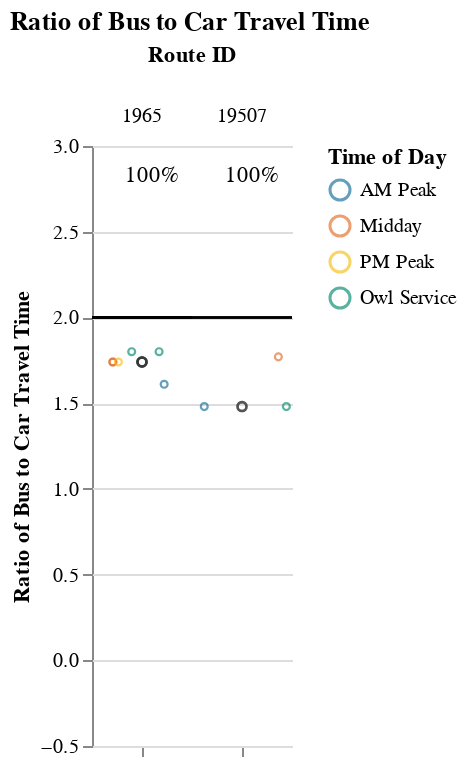
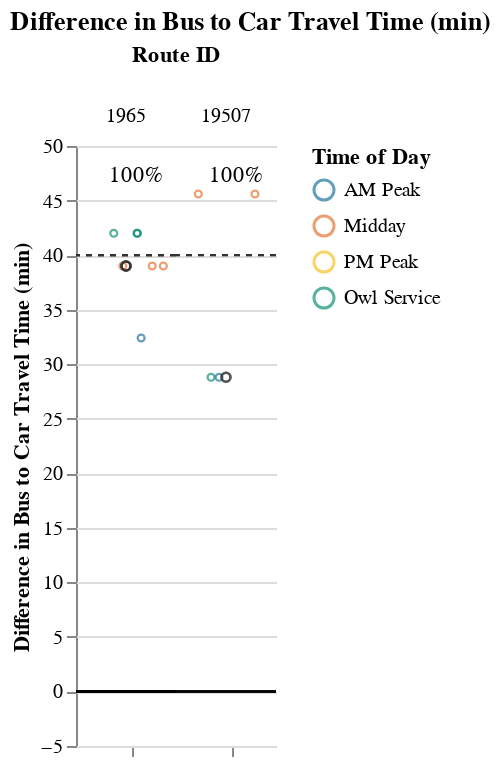

Notebook source saved alongside these figures, in order:
### Markdown cell above
### Long Routes (> 1.5 hrs)

### Code cell
route_group = "long"
try:
    display_charts_for_route_group(df, route_group)
except:
    print("No routes meet this criteria.")

### Figure 1 — Vega-Lite specification as saved in the notebook (floating-point values rounded to 4 significant figures)
{"config": {"view": {"continuousWidth": 400, "continuousHeight": 300, "stroke": null}, "facet": {"spacing": 0}}, "data": {"name": "data-cd36727f0a7995f266ad139fbaf25ad2"}, "facet": {"column": {"field": "route_id", "sort": ["1965", "19507"], "title": "Route ID", "type": "nominal"}}, "spec": {"layer": [{"mark": "rule", "encoding": {"color": {"value": "black"}, "y": {"field": "cutoff", "type": "quantitative"}}, "selection": {"selector003": {"type": "interval", "bind": "scales", "encodings": ["x", "y"]}}}, {"mark": {"type": "point", "opacity": 0.65, "size": 12, "strokeWidth": 1.1}, "encoding": {"color": {"field": "time_of_day", "scale": {"range": ["#136C97", "#E16B26", "#F6BF16", "#00896B", "#7790A3", "#5B559C"]}, "sort": ["AM Peak", "Midday", "PM Peak", "Owl Service"], "title": "Time of Day", "type": "nominal"}, "tooltip": [{"field": "route_id", "type": "nominal"}, {"field": "route_name", "type": "nominal"}, {"field": "trip_id", "type": "nominal"}, {"field": "service_hours", "type": "quantitative"}, {"field": "car_duration_hours", "type": "quantitative"}, {"field": "bus_multiplier", "type": "quantitative"}, {"field": "bus_difference", "type": "quantitative"}, {"field": "num_trips", "type": "quantitative"}, {"field": "num_competitive", "type": "quantitative"}, {"field": "pct_trips_competitive", "type": "quantitative"}, {"field": "p25", "type": "quantitative"}, {"field": "p50", "type": "quantitative"}, {"field": "p75", "type": "quantitative"}], "x": {"axis": {"grid": false, "labels": false, "ticks": true, "values": [0]}, "field": "jitter", "scale": {}, "title": null, "type": "quantitative"}, "y": {"field": "bus_multiplier", "scale": {"domain": [-0.25, 3.0]}, "title": "Ratio of Bus to Car Travel Time", "type": "quantitative"}}, "transform": [{"calculate": "sqrt(-2*log(random()))*cos(2*PI*random())", "as": "jitter"}], "width": 50}, {"layer": [{"mark": {"type": "point", "opacity": 0.6, "size": 20, "strokeWidth": 1.3}, "encoding": {"color": {"value": "#323434"}, "y": {"field": "bus_multiplier", "type": "quantitative"}}, "transform": [{"filter": "(datum.p50_trip === 1)"}]}, {"mark": {"type": "text", "align": "center", "baseline": "middle"}, "encoding": {"color": {"value": "black"}, "text": {"field": "pct_trips_competitive", "format": ".0%", "type": "quantitative"}, "tooltip": [{"field": "route_id", "type": "nominal"}, {"field": "route_name", "type": "nominal"}, {"field": "trip_id", "type": "nominal"}, {"field": "service_hours", "type": "quantitative"}, {"field": "car_duration_hours", "type": "quantitative"}, {"field": "bus_multiplier", "type": "quantitative"}, {"field": "bus_difference", "type": "quantitative"}, {"field": "num_trips", "type": "quantitative"}, {"field": "num_competitive", "type": "quantitative"}, {"field": "pct_trips_competitive", "type": "quantitative"}, {"field": "p25", "type": "quantitative"}, {"field": "p50", "type": "quantitative"}, {"field": "p75", "type": "quantitative"}], "x": {"value": 30}, "y": {"value": 15}}, "transform": [{"calculate": "sqrt(-2*log(random()))*cos(2*PI*random())", "as": "jitter"}, {"filter": "(datum.fastest_trip === 1)"}]}]}]}, "resolve": {"scale": {"y": "shared"}}, "title": "Ratio of Bus to Car Travel Time", "$schema": "https://vega.github.io/schema/vega-lite/v4.17.0.json", "datasets": {"data-cd36727f0a7995f266ad139fbaf25ad2": [{"calitp_itp_id": 101, "trip_key": 3236287114091401813, "trip_id": "t_1949433_b_33026_tn_0", "shape_id": "p_1275951", "route_id": "19507", "service_hours": 1.47, "trip_first_departure_ts": 25800, "trip_last_arrival_ts": 31080, "departure_hour": 7, "time_of_day": "AM Peak", "p25": 1.47, "p50": 1.61, "p75": 1.75, "p50_trip": 1, "fastest_trip": 1, "car_duration_hours": 0.99, "competitive_route": 1, "bus_multiplier": 1.48, "bus_difference": 28.8, "num_trips": 4, "num_competitive": 4, "pct_trips_competitive": 1.0, "bus_difference_spread": 16.8, "route_group": "long", "max_trip_hrs": 1.75, "max_trip_route_group": 1.75, "below_cutoff": 2, "pct_below_cutoff": 0.5, "name": "El Dorado County Transit Authority", "caltrans_district": "03 - Marysville", "drmt_organization_name": null, "route_name": "Sac Reverse Commuter", "cutoff2": 40, "cutoff": 2}, {"calitp_itp_id": 101, "trip_key": 8563022532481679830, "trip_id": "t_1949432_b_33026_tn_0", "shape_id": "p_1275951", "route_id": "19507", "service_hours": 1.47, "trip_first_departure_ts": 22200, "trip_last_arrival_ts": 27480, "departure_hour": 6, "time_of_day": "Owl Service", "p25": 1.47, "p50": 1.61, "p75": 1.75, "p50_trip": 1, "fastest_trip": 0, "car_duration_hours": 0.99, "competitive_route": 1, "bus_multiplier": 1.48, "bus_difference": 28.8, "num_trips": 4, "num_competitive": 4, "pct_trips_competitive": 1.0, "bus_difference_spread": 16.8, "route_group": "long", "max_trip_hrs": 1.75, "max_trip_route_group": 1.75, "below_cutoff": 2, "pct_below_cutoff": 0.5, "name": "El Dorado County Transit Authority", "caltrans_district": "03 - Marysville", "drmt_organization_name": null, "route_name": "Sac Reverse Commuter", "cutoff2": 40, "cutoff": 2}, {"calitp_itp_id": 101, "trip_key": 9110982268179110409, "trip_id": "t_1949431_b_33026_tn_0", "shape_id": "p_1276361", "route_id": "19507", "service_hours": 1.75, "trip_first_departure_ts": 55200, "trip_last_arrival_ts": 61500, "departure_hour": 15, "time_of_day": "Midday", "p25": 1.47, "p50": 1.61, "p75": 1.75, "p50_trip": 0, "fastest_trip": 0, "car_duration_hours": 0.99, "competitive_route": 1, "bus_multiplier": 1.77, "bus_difference": 45.6, "num_trips": 4, "num_competitive": 4, "pct_trips_competitive": 1.0, "bus_difference_spread": 16.8, "route_group": "long", "max_trip_hrs": 1.75, "max_trip_route_group": 1.75, "below_cutoff": 2, "pct_below_cutoff": 0.5, "name": "El Dorado County Transit Authority", "caltrans_district": "03 - Marysville", "drmt_organization_name": null, "route_name": "Sac Reverse Commuter", "cutoff2": 40, "cutoff": 2}, {"calitp_itp_id": 101, "trip_key": 3588662629553815803, "trip_id": "t_1949430_b_33026_tn_0", "shape_id": "p_1276361", "route_id": "19507", "service_hours": 1.75, "trip_first_departure_ts": 50400, "trip_last_arrival_ts": 56700, "departure_hour": 14, "time_of_day": "Midday", "p25": 1.47, "p50": 1.61, "p75": 1.75, "p50_trip": 0, "fastest_trip": 0, "car_duration_hours": 0.99, "competitive_route": 1, "bus_multiplier": 1.77, "bus_difference": 45.6, "num_trips": 4, "num_competitive": 4, "pct_trips_competitive": 1.0, "bus_difference_spread": 16.8, "route_group": "long", "max_trip_hrs": 1.75, "max_trip_route_group": 1.75, "below_cutoff": 2, "pct_below_cutoff": 0.5, "name": "El Dorado County Transit Authority", "caltrans_district": "03 - Marysville", "drmt_organization_name": null, "route_name": "Sac Reverse Commuter", "cutoff2": 40, "cutoff": 2}, {"calitp_itp_id": 101, "trip_key": -2368155360304105473, "trip_id": "t_1949424_b_33026_tn_0", "shape_id": "p_1275942", "route_id": "1965", "service_hours": 1.42, "trip_first_departure_ts": 28800, "trip_last_arrival_ts": 33900, "departure_hour": 8, "time_of_day": "AM Peak", "p25": 1.53, "p50": 1.53, "p75": 1.58, "p50_trip": 0, "fastest_trip": 1, "car_duration_hours": 0.88, "competitive_route": 1, "bus_multiplier": 1.61, "bus_difference": 32.4, "num_trips": 8, "num_competitive": 8, "pct_trips_competitive": 1.0, "bus_difference_spread": 9.6, "route_group": "long", "max_trip_hrs": 1.58, "max_trip_route_group": 1.58, "below_cutoff": 5, "pct_below_cutoff": 0.625, "name": "El Dorado County Transit Authority", "caltrans_district": "03 - Marysville", "drmt_organization_name": null, "route_name": "The Sacramento Commuter Provides 4 Trips In The Morning From Park And Ride Locations In Western El Dorado County To Downtown Sacramento And 4 Return Trips In The Afternoons Monday Through Friday, As Well As Reverse Commuter Trips Twice Daily.", "cutoff2": 40, "cutoff": 2}, {"calitp_itp_id": 101, "trip_key": 5824973024410556023, "trip_id": "t_1949427_b_33026_tn_0", "shape_id": "p_1275943", "route_id": "1965", "service_hours": 1.53, "trip_first_departure_ts": 60000, "trip_last_arrival_ts": 65520, "departure_hour": 16, "time_of_day": "Midday", "p25": 1.53, "p50": 1.53, "p75": 1.58, "p50_trip": 1, "fastest_trip": 0, "car_duration_hours": 0.88, "competitive_route": 1, "bus_multiplier": 1.74, "bus_difference": 39.0, "num_trips": 8, "num_competitive": 8, "pct_trips_competitive": 1.0, "bus_difference_spread": 9.6, "route_group": "long", "max_trip_hrs": 1.58, "max_trip_route_group": 1.58, "below_cutoff": 5, "pct_below_cutoff": 0.625, "name": "El Dorado County Transit Authority", "caltrans_district": "03 - Marysville", "drmt_organization_name": null, "route_name": "The Sacramento Commuter Provides 4 Trips In The Morning From Park And Ride Locations In Western El Dorado County To Downtown Sacramento And 4 Return Trips In The Afternoons Monday Through Friday, As Well As Reverse Commuter Trips Twice Daily.", "cutoff2": 40, "cutoff": 2}, {"calitp_itp_id": 101, "trip_key": 5267286720409207687, "trip_id": "t_1949426_b_33026_tn_0", "shape_id": "p_1275943", "route_id": "1965", "service_hours": 1.53, "trip_first_departure_ts": 57600, "trip_last_arrival_ts": 63120, "departure_hour": 16, "time_of_day": "Midday", "p25": 1.53, "p50": 1.53, "p75": 1.58, "p50_trip": 1, "fastest_trip": 0, "car_duration_hours": 0.88, "competitive_route": 1, "bus_multiplier": 1.74, "bus_difference": 39.0, "num_trips": 8, "num_competitive": 8, "pct_trips_competitive": 1.0, "bus_difference_spread": 9.6, "route_group": "long", "max_trip_hrs": 1.58, "max_trip_route_group": 1.58, "below_cutoff": 5, "pct_below_cutoff": 0.625, "name": "El Dorado County Transit Authority", "caltrans_district": "03 - Marysville", "drmt_organization_name": null, "route_name": "The Sacramento Commuter Provides 4 Trips In The Morning From Park And Ride Locations In Western El Dorado County To Downtown Sacramento And 4 Return Trips In The Afternoons Monday Through Friday, As Well As Reverse Commuter Trips Twice Daily.", "cutoff2": 40, "cutoff": 2}, {"calitp_itp_id": 101, "trip_key": 5828529982851444451, "trip_id": "t_1949425_b_33026_tn_0", "shape_id": "p_1275950", "route_id": "1965", "service_hours": 1.53, "trip_first_departure_ts": 55200, "trip_last_arrival_ts": 60720, "departure_hour": 15, "time_of_day": "Midday", "p25": 1.53, "p50": 1.53, "p75": 1.58, "p50_trip": 1, "fastest_trip": 0, "car_duration_hours": 0.88, "competitive_route": 1, "bus_multiplier": 1.74, "bus_difference": 39.0, "num_trips": 8, "num_competitive": 8, "pct_trips_competitive": 1.0, "bus_difference_spread": 9.6, "route_group": "long", "max_trip_hrs": 1.58, "max_trip_route_group": 1.58, "below_cutoff": 5, "pct_below_cutoff": 0.625, "name": "El Dorado County Transit Authority", "caltrans_district": "03 - Marysville", "drmt_organization_name": null, "route_name": "The Sacramento Commuter Provides 4 Trips In The Morning From Park And Ride Locations In Western El Dorado County To Downtown Sacramento And 4 Return Trips In The Afternoons Monday Through Friday, As Well As Reverse Commuter Trips Twice Daily.", "cutoff2": 40, "cutoff": 2}, {"calitp_itp_id": 101, "trip_key": 8531536162217740457, "trip_id": "t_1949428_b_33026_tn_0", "shape_id": "p_1275943", "route_id": "1965", "service_hours": 1.53, "trip_first_departure_ts": 63600, "trip_last_arrival_ts": 69120, "departure_hour": 17, "time_of_day": "PM Peak", "p25": 1.53, "p50": 1.53, "p75": 1.58, "p50_trip": 1, "fastest_trip": 0, "car_duration_hours": 0.88, "competitive_route": 1, "bus_multiplier": 1.74, "bus_difference": 39.0, "num_trips": 8, "num_competitive": 8, "pct_trips_competitive": 1.0, "bus_difference_spread": 9.6, "route_group": "long", "max_trip_hrs": 1.58, "max_trip_route_group": 1.58, "below_cutoff": 5, "pct_below_cutoff": 0.625, "name": "El Dorado County Transit Authority", "caltrans_district": "03 - Marysville", "drmt_organization_name": null, "route_name": "The Sacramento Commuter Provides 4 Trips In The Morning From Park And Ride Locations In Western El Dorado County To Downtown Sacramento And 4 Return Trips In The Afternoons Monday Through Friday, As Well As Reverse Commuter Trips Twice Daily.", "cutoff2": 40, "cutoff": 2}, {"calitp_itp_id": 101, "trip_key": -2961812470250703333, "trip_id": "t_1949421_b_33026_tn_0", "shape_id": "p_1275401", "route_id": "1965", "service_hours": 1.58, "trip_first_departure_ts": 18600, "trip_last_arrival_ts": 24300, "departure_hour": 5, "time_of_day": "Owl Service", "p25": 1.53, "p50": 1.53, "p75": 1.58, "p50_trip": 0, "fastest_trip": 0, "car_duration_hours": 0.88, "competitive_route": 1, "bus_multiplier": 1.8, "bus_difference": 42.0, "num_trips": 8, "num_competitive": 8, "pct_trips_competitive": 1.0, "bus_difference_spread": 9.6, "route_group": "long", "max_trip_hrs": 1.58, "max_trip_route_group": 1.58, "below_cutoff": 5, "pct_below_cutoff": 0.625, "name": "El Dorado County Transit Authority", "caltrans_district": "03 - Marysville", "drmt_organization_name": null, "route_name": "The Sacramento Commuter Provides 4 Trips In The Morning From Park And Ride Locations In Western El Dorado County To Downtown Sacramento And 4 Return Trips In The Afternoons Monday Through Friday, As Well As Reverse Commuter Trips Twice Daily.", "cutoff2": 40, "cutoff": 2}, {"calitp_itp_id": 101, "trip_key": -7032979825377476222, "trip_id": "t_1949422_b_33026_tn_0", "shape_id": "p_1275941", "route_id": "1965", "service_hours": 1.58, "trip_first_departure_ts": 20400, "trip_last_arrival_ts": 26100, "departure_hour": 5, "time_of_day": "Owl Service", "p25": 1.53, "p50": 1.53, "p75": 1.58, "p50_trip": 0, "fastest_trip": 0, "car_duration_hours": 0.88, "competitive_route": 1, "bus_multiplier": 1.8, "bus_difference": 42.0, "num_trips": 8, "num_competitive": 8, "pct_trips_competitive": 1.0, "bus_difference_spread": 9.6, "route_group": "long", "max_trip_hrs": 1.58, "max_trip_route_group": 1.58, "below_cutoff": 5, "pct_below_cutoff": 0.625, "name": "El Dorado County Transit Authority", "caltrans_district": "03 - Marysville", "drmt_organization_name": null, "route_name": "The Sacramento Commuter Provides 4 Trips In The Morning From Park And Ride Locations In Western El Dorado County To Downtown Sacramento And 4 Return Trips In The Afternoons Monday Through Friday, As Well As Reverse Commuter Trips Twice Daily.", "cutoff2": 40, "cutoff": 2}, {"calitp_itp_id": 101, "trip_key": -8698119193827787889, "trip_id": "t_1949423_b_33026_tn_0", "shape_id": "p_1275941", "route_id": "1965", "service_hours": 1.58, "trip_first_departure_ts": 22200, "trip_last_arrival_ts": 27900, "departure_hour": 6, "time_of_day": "Owl Service", "p25": 1.53, "p50": 1.53, "p75": 1.58, "p50_trip": 0, "fastest_trip": 0, "car_duration_hours": 0.88, "competitive_route": 1, "bus_multiplier": 1.8, "bus_difference": 42.0, "num_trips": 8, "num_competitive": 8, "pct_trips_competitive": 1.0, "bus_difference_spread": 9.6, "route_group": "long", "max_trip_hrs": 1.58, "max_trip_route_group": 1.58, "below_cutoff": 5, "pct_below_cutoff": 0.625, "name": "El Dorado County Transit Authority", "caltrans_district": "03 - Marysville", "drmt_organization_name": null, "route_name": "The Sacramento Commuter Provides 4 Trips In The Morning From Park And Ride Locations In Western El Dorado County To Downtown Sacramento And 4 Return Trips In The Afternoons Monday Through Friday, As Well As Reverse Commuter Trips Twice Daily.", "cutoff2": 40, "cutoff": 2}]}}

### Figure 2 — Vega-Lite specification as saved in the notebook (floating-point values rounded to 4 significant figures)
{"config": {"view": {"continuousWidth": 400, "continuousHeight": 300, "stroke": null}, "facet": {"spacing": 0}}, "data": {"name": "data-1d57dba7c89fe49ff844292c01ce8927"}, "facet": {"column": {"field": "route_id", "sort": ["1965", "19507"], "title": "Route ID", "type": "nominal"}}, "spec": {"layer": [{"mark": "rule", "encoding": {"color": {"value": "black"}, "y": {"field": "cutoff", "type": "quantitative"}}, "selection": {"selector004": {"type": "interval", "bind": "scales", "encodings": ["x", "y"]}}}, {"mark": {"type": "rule", "strokeDash": [3, 3]}, "encoding": {"color": {"value": "#323434"}, "y": {"field": "cutoff2", "type": "quantitative"}}}, {"mark": {"type": "point", "opacity": 0.65, "size": 12, "strokeWidth": 1.1}, "encoding": {"color": {"field": "time_of_day", "scale": {"range": ["#136C97", "#E16B26", "#F6BF16", "#00896B", "#7790A3", "#5B559C"]}, "sort": ["AM Peak", "Midday", "PM Peak", "Owl Service"], "title": "Time of Day", "type": "nominal"}, "tooltip": [{"field": "route_id", "type": "nominal"}, {"field": "route_name", "type": "nominal"}, {"field": "trip_id", "type": "nominal"}, {"field": "service_hours", "type": "quantitative"}, {"field": "car_duration_hours", "type": "quantitative"}, {"field": "bus_multiplier", "type": "quantitative"}, {"field": "bus_difference", "type": "quantitative"}, {"field": "num_trips", "type": "quantitative"}, {"field": "num_competitive", "type": "quantitative"}, {"field": "pct_trips_competitive", "type": "quantitative"}, {"field": "p25", "type": "quantitative"}, {"field": "p50", "type": "quantitative"}, {"field": "p75", "type": "quantitative"}], "x": {"axis": {"grid": false, "labels": false, "ticks": true, "values": [0]}, "field": "jitter", "scale": {}, "title": null, "type": "quantitative"}, "y": {"field": "bus_difference", "scale": {"domain": [-5, 45.6]}, "title": "Difference in Bus to Car Travel Time (min)", "type": "quantitative"}}, "transform": [{"calculate": "sqrt(-2*log(random()))*cos(2*PI*random())", "as": "jitter"}], "width": 50}, {"layer": [{"mark": {"type": "point", "opacity": 0.6, "size": 20, "strokeWidth": 1.3}, "encoding": {"color": {"value": "#323434"}, "y": {"field": "bus_difference", "type": "quantitative"}}, "transform": [{"filter": "(datum.p50_trip === 1)"}]}, {"mark": {"type": "text", "align": "center", "baseline": "middle"}, "encoding": {"color": {"value": "black"}, "text": {"field": "pct_trips_competitive", "format": ".0%", "type": "quantitative"}, "tooltip": [{"field": "route_id", "type": "nominal"}, {"field": "route_name", "type": "nominal"}, {"field": "trip_id", "type": "nominal"}, {"field": "service_hours", "type": "quantitative"}, {"field": "car_duration_hours", "type": "quantitative"}, {"field": "bus_multiplier", "type": "quantitative"}, {"field": "bus_difference", "type": "quantitative"}, {"field": "num_trips", "type": "quantitative"}, {"field": "num_competitive", "type": "quantitative"}, {"field": "pct_trips_competitive", "type": "quantitative"}, {"field": "p25", "type": "quantitative"}, {"field": "p50", "type": "quantitative"}, {"field": "p75", "type": "quantitative"}], "x": {"value": 30}, "y": {"value": 15}}, "transform": [{"calculate": "sqrt(-2*log(random()))*cos(2*PI*random())", "as": "jitter"}, {"filter": "(datum.fastest_trip === 1)"}]}]}]}, "resolve": {"scale": {"y": "shared"}}, "title": "Difference in Bus to Car Travel Time (min)", "$schema": "https://vega.github.io/schema/vega-lite/v4.17.0.json", "datasets": {"data-1d57dba7c89fe49ff844292c01ce8927": [{"calitp_itp_id": 101, "trip_key": 3236287114091401813, "trip_id": "t_1949433_b_33026_tn_0", "shape_id": "p_1275951", "route_id": "19507", "service_hours": 1.47, "trip_first_departure_ts": 25800, "trip_last_arrival_ts": 31080, "departure_hour": 7, "time_of_day": "AM Peak", "p25": 1.47, "p50": 1.61, "p75": 1.75, "p50_trip": 1, "fastest_trip": 1, "car_duration_hours": 0.99, "competitive_route": 1, "bus_multiplier": 1.48, "bus_difference": 28.8, "num_trips": 4, "num_competitive": 4, "pct_trips_competitive": 1.0, "bus_difference_spread": 16.8, "route_group": "long", "max_trip_hrs": 1.75, "max_trip_route_group": 1.75, "below_cutoff": 2, "pct_below_cutoff": 0.5, "name": "El Dorado County Transit Authority", "caltrans_district": "03 - Marysville", "drmt_organization_name": null, "route_name": "Sac Reverse Commuter", "cutoff2": 40, "cutoff": 0}, {"calitp_itp_id": 101, "trip_key": 8563022532481679830, "trip_id": "t_1949432_b_33026_tn_0", "shape_id": "p_1275951", "route_id": "19507", "service_hours": 1.47, "trip_first_departure_ts": 22200, "trip_last_arrival_ts": 27480, "departure_hour": 6, "time_of_day": "Owl Service", "p25": 1.47, "p50": 1.61, "p75": 1.75, "p50_trip": 1, "fastest_trip": 0, "car_duration_hours": 0.99, "competitive_route": 1, "bus_multiplier": 1.48, "bus_difference": 28.8, "num_trips": 4, "num_competitive": 4, "pct_trips_competitive": 1.0, "bus_difference_spread": 16.8, "route_group": "long", "max_trip_hrs": 1.75, "max_trip_route_group": 1.75, "below_cutoff": 2, "pct_below_cutoff": 0.5, "name": "El Dorado County Transit Authority", "caltrans_district": "03 - Marysville", "drmt_organization_name": null, "route_name": "Sac Reverse Commuter", "cutoff2": 40, "cutoff": 0}, {"calitp_itp_id": 101, "trip_key": 9110982268179110409, "trip_id": "t_1949431_b_33026_tn_0", "shape_id": "p_1276361", "route_id": "19507", "service_hours": 1.75, "trip_first_departure_ts": 55200, "trip_last_arrival_ts": 61500, "departure_hour": 15, "time_of_day": "Midday", "p25": 1.47, "p50": 1.61, "p75": 1.75, "p50_trip": 0, "fastest_trip": 0, "car_duration_hours": 0.99, "competitive_route": 1, "bus_multiplier": 1.77, "bus_difference": 45.6, "num_trips": 4, "num_competitive": 4, "pct_trips_competitive": 1.0, "bus_difference_spread": 16.8, "route_group": "long", "max_trip_hrs": 1.75, "max_trip_route_group": 1.75, "below_cutoff": 2, "pct_below_cutoff": 0.5, "name": "El Dorado County Transit Authority", "caltrans_district": "03 - Marysville", "drmt_organization_name": null, "route_name": "Sac Reverse Commuter", "cutoff2": 40, "cutoff": 0}, {"calitp_itp_id": 101, "trip_key": 3588662629553815803, "trip_id": "t_1949430_b_33026_tn_0", "shape_id": "p_1276361", "route_id": "19507", "service_hours": 1.75, "trip_first_departure_ts": 50400, "trip_last_arrival_ts": 56700, "departure_hour": 14, "time_of_day": "Midday", "p25": 1.47, "p50": 1.61, "p75": 1.75, "p50_trip": 0, "fastest_trip": 0, "car_duration_hours": 0.99, "competitive_route": 1, "bus_multiplier": 1.77, "bus_difference": 45.6, "num_trips": 4, "num_competitive": 4, "pct_trips_competitive": 1.0, "bus_difference_spread": 16.8, "route_group": "long", "max_trip_hrs": 1.75, "max_trip_route_group": 1.75, "below_cutoff": 2, "pct_below_cutoff": 0.5, "name": "El Dorado County Transit Authority", "caltrans_district": "03 - Marysville", "drmt_organization_name": null, "route_name": "Sac Reverse Commuter", "cutoff2": 40, "cutoff": 0}, {"calitp_itp_id": 101, "trip_key": -2368155360304105473, "trip_id": "t_1949424_b_33026_tn_0", "shape_id": "p_1275942", "route_id": "1965", "service_hours": 1.42, "trip_first_departure_ts": 28800, "trip_last_arrival_ts": 33900, "departure_hour": 8, "time_of_day": "AM Peak", "p25": 1.53, "p50": 1.53, "p75": 1.58, "p50_trip": 0, "fastest_trip": 1, "car_duration_hours": 0.88, "competitive_route": 1, "bus_multiplier": 1.61, "bus_difference": 32.4, "num_trips": 8, "num_competitive": 8, "pct_trips_competitive": 1.0, "bus_difference_spread": 9.6, "route_group": "long", "max_trip_hrs": 1.58, "max_trip_route_group": 1.58, "below_cutoff": 5, "pct_below_cutoff": 0.625, "name": "El Dorado County Transit Authority", "caltrans_district": "03 - Marysville", "drmt_organization_name": null, "route_name": "The Sacramento Commuter Provides 4 Trips In The Morning From Park And Ride Locations In Western El Dorado County To Downtown Sacramento And 4 Return Trips In The Afternoons Monday Through Friday, As Well As Reverse Commuter Trips Twice Daily.", "cutoff2": 40, "cutoff": 0}, {"calitp_itp_id": 101, "trip_key": 5824973024410556023, "trip_id": "t_1949427_b_33026_tn_0", "shape_id": "p_1275943", "route_id": "1965", "service_hours": 1.53, "trip_first_departure_ts": 60000, "trip_last_arrival_ts": 65520, "departure_hour": 16, "time_of_day": "Midday", "p25": 1.53, "p50": 1.53, "p75": 1.58, "p50_trip": 1, "fastest_trip": 0, "car_duration_hours": 0.88, "competitive_route": 1, "bus_multiplier": 1.74, "bus_difference": 39.0, "num_trips": 8, "num_competitive": 8, "pct_trips_competitive": 1.0, "bus_difference_spread": 9.6, "route_group": "long", "max_trip_hrs": 1.58, "max_trip_route_group": 1.58, "below_cutoff": 5, "pct_below_cutoff": 0.625, "name": "El Dorado County Transit Authority", "caltrans_district": "03 - Marysville", "drmt_organization_name": null, "route_name": "The Sacramento Commuter Provides 4 Trips In The Morning From Park And Ride Locations In Western El Dorado County To Downtown Sacramento And 4 Return Trips In The Afternoons Monday Through Friday, As Well As Reverse Commuter Trips Twice Daily.", "cutoff2": 40, "cutoff": 0}, {"calitp_itp_id": 101, "trip_key": 5267286720409207687, "trip_id": "t_1949426_b_33026_tn_0", "shape_id": "p_1275943", "route_id": "1965", "service_hours": 1.53, "trip_first_departure_ts": 57600, "trip_last_arrival_ts": 63120, "departure_hour": 16, "time_of_day": "Midday", "p25": 1.53, "p50": 1.53, "p75": 1.58, "p50_trip": 1, "fastest_trip": 0, "car_duration_hours": 0.88, "competitive_route": 1, "bus_multiplier": 1.74, "bus_difference": 39.0, "num_trips": 8, "num_competitive": 8, "pct_trips_competitive": 1.0, "bus_difference_spread": 9.6, "route_group": "long", "max_trip_hrs": 1.58, "max_trip_route_group": 1.58, "below_cutoff": 5, "pct_below_cutoff": 0.625, "name": "El Dorado County Transit Authority", "caltrans_district": "03 - Marysville", "drmt_organization_name": null, "route_name": "The Sacramento Commuter Provides 4 Trips In The Morning From Park And Ride Locations In Western El Dorado County To Downtown Sacramento And 4 Return Trips In The Afternoons Monday Through Friday, As Well As Reverse Commuter Trips Twice Daily.", "cutoff2": 40, "cutoff": 0}, {"calitp_itp_id": 101, "trip_key": 5828529982851444451, "trip_id": "t_1949425_b_33026_tn_0", "shape_id": "p_1275950", "route_id": "1965", "service_hours": 1.53, "trip_first_departure_ts": 55200, "trip_last_arrival_ts": 60720, "departure_hour": 15, "time_of_day": "Midday", "p25": 1.53, "p50": 1.53, "p75": 1.58, "p50_trip": 1, "fastest_trip": 0, "car_duration_hours": 0.88, "competitive_route": 1, "bus_multiplier": 1.74, "bus_difference": 39.0, "num_trips": 8, "num_competitive": 8, "pct_trips_competitive": 1.0, "bus_difference_spread": 9.6, "route_group": "long", "max_trip_hrs": 1.58, "max_trip_route_group": 1.58, "below_cutoff": 5, "pct_below_cutoff": 0.625, "name": "El Dorado County Transit Authority", "caltrans_district": "03 - Marysville", "drmt_organization_name": null, "route_name": "The Sacramento Commuter Provides 4 Trips In The Morning From Park And Ride Locations In Western El Dorado County To Downtown Sacramento And 4 Return Trips In The Afternoons Monday Through Friday, As Well As Reverse Commuter Trips Twice Daily.", "cutoff2": 40, "cutoff": 0}, {"calitp_itp_id": 101, "trip_key": 8531536162217740457, "trip_id": "t_1949428_b_33026_tn_0", "shape_id": "p_1275943", "route_id": "1965", "service_hours": 1.53, "trip_first_departure_ts": 63600, "trip_last_arrival_ts": 69120, "departure_hour": 17, "time_of_day": "PM Peak", "p25": 1.53, "p50": 1.53, "p75": 1.58, "p50_trip": 1, "fastest_trip": 0, "car_duration_hours": 0.88, "competitive_route": 1, "bus_multiplier": 1.74, "bus_difference": 39.0, "num_trips": 8, "num_competitive": 8, "pct_trips_competitive": 1.0, "bus_difference_spread": 9.6, "route_group": "long", "max_trip_hrs": 1.58, "max_trip_route_group": 1.58, "below_cutoff": 5, "pct_below_cutoff": 0.625, "name": "El Dorado County Transit Authority", "caltrans_district": "03 - Marysville", "drmt_organization_name": null, "route_name": "The Sacramento Commuter Provides 4 Trips In The Morning From Park And Ride Locations In Western El Dorado County To Downtown Sacramento And 4 Return Trips In The Afternoons Monday Through Friday, As Well As Reverse Commuter Trips Twice Daily.", "cutoff2": 40, "cutoff": 0}, {"calitp_itp_id": 101, "trip_key": -2961812470250703333, "trip_id": "t_1949421_b_33026_tn_0", "shape_id": "p_1275401", "route_id": "1965", "service_hours": 1.58, "trip_first_departure_ts": 18600, "trip_last_arrival_ts": 24300, "departure_hour": 5, "time_of_day": "Owl Service", "p25": 1.53, "p50": 1.53, "p75": 1.58, "p50_trip": 0, "fastest_trip": 0, "car_duration_hours": 0.88, "competitive_route": 1, "bus_multiplier": 1.8, "bus_difference": 42.0, "num_trips": 8, "num_competitive": 8, "pct_trips_competitive": 1.0, "bus_difference_spread": 9.6, "route_group": "long", "max_trip_hrs": 1.58, "max_trip_route_group": 1.58, "below_cutoff": 5, "pct_below_cutoff": 0.625, "name": "El Dorado County Transit Authority", "caltrans_district": "03 - Marysville", "drmt_organization_name": null, "route_name": "The Sacramento Commuter Provides 4 Trips In The Morning From Park And Ride Locations In Western El Dorado County To Downtown Sacramento And 4 Return Trips In The Afternoons Monday Through Friday, As Well As Reverse Commuter Trips Twice Daily.", "cutoff2": 40, "cutoff": 0}, {"calitp_itp_id": 101, "trip_key": -7032979825377476222, "trip_id": "t_1949422_b_33026_tn_0", "shape_id": "p_1275941", "route_id": "1965", "service_hours": 1.58, "trip_first_departure_ts": 20400, "trip_last_arrival_ts": 26100, "departure_hour": 5, "time_of_day": "Owl Service", "p25": 1.53, "p50": 1.53, "p75": 1.58, "p50_trip": 0, "fastest_trip": 0, "car_duration_hours": 0.88, "competitive_route": 1, "bus_multiplier": 1.8, "bus_difference": 42.0, "num_trips": 8, "num_competitive": 8, "pct_trips_competitive": 1.0, "bus_difference_spread": 9.6, "route_group": "long", "max_trip_hrs": 1.58, "max_trip_route_group": 1.58, "below_cutoff": 5, "pct_below_cutoff": 0.625, "name": "El Dorado County Transit Authority", "caltrans_district": "03 - Marysville", "drmt_organization_name": null, "route_name": "The Sacramento Commuter Provides 4 Trips In The Morning From Park And Ride Locations In Western El Dorado County To Downtown Sacramento And 4 Return Trips In The Afternoons Monday Through Friday, As Well As Reverse Commuter Trips Twice Daily.", "cutoff2": 40, "cutoff": 0}, {"calitp_itp_id": 101, "trip_key": -8698119193827787889, "trip_id": "t_1949423_b_33026_tn_0", "shape_id": "p_1275941", "route_id": "1965", "service_hours": 1.58, "trip_first_departure_ts": 22200, "trip_last_arrival_ts": 27900, "departure_hour": 6, "time_of_day": "Owl Service", "p25": 1.53, "p50": 1.53, "p75": 1.58, "p50_trip": 0, "fastest_trip": 0, "car_duration_hours": 0.88, "competitive_route": 1, "bus_multiplier": 1.8, "bus_difference": 42.0, "num_trips": 8, "num_competitive": 8, "pct_trips_competitive": 1.0, "bus_difference_spread": 9.6, "route_group": "long", "max_trip_hrs": 1.58, "max_trip_route_group": 1.58, "below_cutoff": 5, "pct_below_cutoff": 0.625, "name": "El Dorado County Transit Authority", "caltrans_district": "03 - Marysville", "drmt_organization_name": null, "route_name": "The Sacramento Commuter Provides 4 Trips In The Morning From Park And Ride Locations In Western El Dorado County To Downtown Sacramento And 4 Return Trips In The Afternoons Monday Through Friday, As Well As Reverse Commuter Trips Twice Daily.", "cutoff2": 40, "cutoff": 0}]}}
